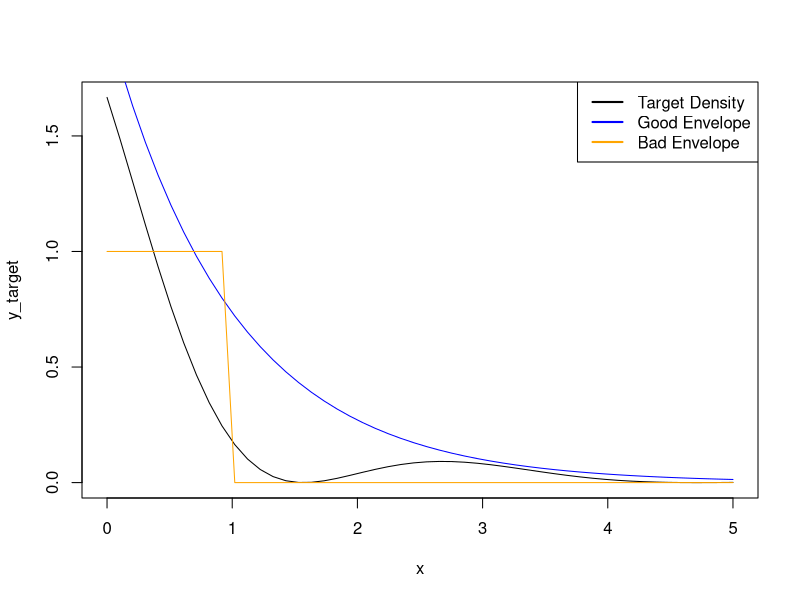
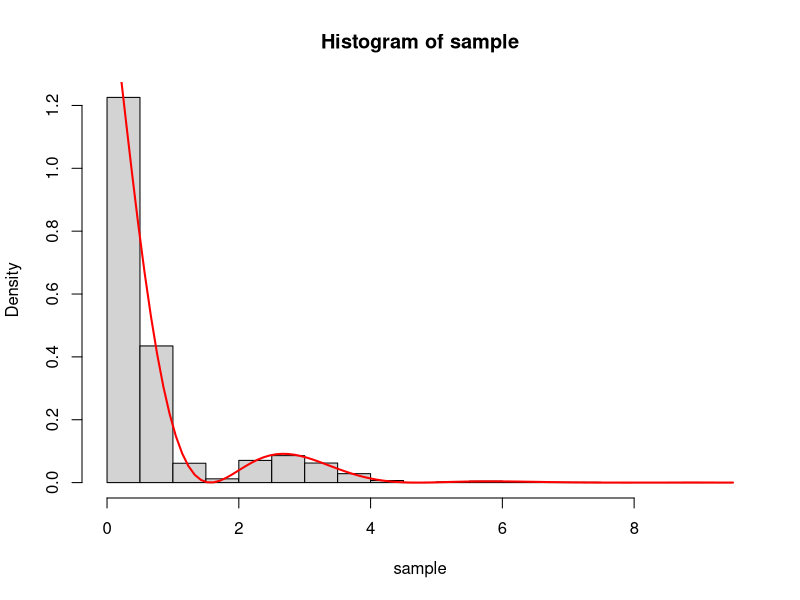

These charts were generated, in order, by the following R code:

#  --- ASSIGNMENT 1 ---

# FUNction, Gradient and Hessian.

FUN <- function(x, y) -x^2 - x^2*y^2 - 2*x*y + 2*x + 2

G <- function(X) {
  x <- X[1]
  y <- X[2]
  
  matrix(
    c(-2*x - 2*x*y^2 - 2*y + 2, -2*x^2*y - 2*x),
    nrow = 2,
    ncol = 1
  )
}

H <- function(X) {
  x <- X[1]
  y <- X[2]
  
  matrix(
    c(-2 - 2*y^2, -4*x*y - 2, -4*x*y - 2, -2*x^2),
    nrow = 2,
    ncol = 2
  )
}


# >>> Question 1.1

#' Newton optimizer.
#'
#' @param x0 vector. Initial guess
#' @param FUN function. Function to be optimized
#' @param G function. Gradient
#' @param H function. Hessian
#' @param tol float. Stopping tolerance
#'
#' @returns vector. Optimizer.
mynewton <- function(x0, FUN, G, H, tol = 0.0001) {
  
  # IDEA: at each iteration, approximate the real optimum using the 
  # second order Taylor approximation.
  
  delta <- 1e-8
  
  # Step for Newton Method.
  step <- function(x) x - solve(H(x)) %*% G(x)
  
  # Perform initial step to initialize variables.
  x <- x0
  xnew <- step(x)
  conv <- norm((xnew - x) / (x + delta))
  
  while (conv > tol) {
    x <- xnew
    xnew <- step(x)
    conv <- norm((xnew - x) / (x + delta))
    
  }
  return (xnew)
}

# Contour plot for sanity check.
x <- y <- seq(-3, 3, length.out = 100)
z <- outer(x, y, FUN)


# >>> Question 1.2
x0_1 <- c(2, 0)
x0_2 <- c(-1, -2)
x0_3 <- c(0, 1)
# Using `x0_1` returns (1, -1) while `x0_2` and `x0_3` return (0, 1) which
# suggest both (x, y) correspond to points where the gradient vanishes due
# to either saddle points or maxima.


# >>> Question 1.3
# To extend the algorithm for finding a local maximum, check the Hessian matrix 
# H(x) at each iteration and change the Newton direction accordingly.



# --- ASSIGNMENT 2 ---

# We are interested to generate draws of a random variable X with this density 
# using rejection sampling.

# >>> Question 2.1
# Good Envelope: Exponential distribution with lambda = 1. 
# This distribution is also only defined for values where the target density
# exists and will effectively majorize the target density for all values of x
# while not wasting too much space that can result in poor accepting rate.

# Bad Envelope: A normal distribution.
# Normal distributions are define for the entire real line, thus causing
# unnecessary sample values since the target is only defined for positive.

# Another Bad Envelope: Uniform distribution.
# Uniform distribution is only suitable when the target support is finite.


# >>> Question 2.2

# Define densities.
# The proposed variable Y is chosen so that we
# can easily generate realizations of it and so that its density g_Y can be scaled
# to majorize p_X using some constant c; i.e., c * g_Y > p_X

dtarget <- function(x) ifelse(x >= 0, (5 / 6) * exp(-x) * (1 + cos(2*x)), 0)
denv_good <- function(x) 2 * dexp(x)
denv_bad <- function(x) dunif(x)

# Define random number generator for proposed envelope distribution.
renv <- function() rexp(1)

# Evaluate densities in [0, 5]
x <- seq(0, 5, length.out = 50)
y_target <- dtarget(x)
y_good <- denv_good(x)
y_bad <- denv_bad(x)

# Plot densities
plot(x, y_target, type="l", col = "black", lwd = 1)
lines(x, y_good, col = "blue")
lines(x, y_bad, col = "orange")

legend("topright", legend = c("Target Density", "Good Envelope", "Bad Envelope"), 
       col = c("black", "blue", "orange"), lwd = 2)



# >>> Question 2.3

#' Factory for rejection sampler
#'
#' @param renv. Function. Random number generator for proposed/envelope distribution
#' @param denv. Function. Density for proposed/envelope distribution
#' @param dtarget. Function. Density for target distribution
#'
#' @returns Function. A random number generator
make_rejection_sampler <- function(renv, denv, dtarget) {
  
  rejection_sampler <- function(n) {
    
    sample <- numeric(n)
    count <- 0
    it <- 0
    
    while (count < n) {
      
      # Generate y from the distribution with density function gY.
      y <- renv()
      
      # Generate u from a uniform (0,1) distribution.
      u <- runif(1)
      
      # Sampling ratio
      ratio <- dtarget(y) / denv(y)
      
      if (ratio >= u) {
        # Accepted sample.
        sample[count] <- y
        count <- count + 1
      }
      
      it <- it + 1
      
    }
    
    print(n / it)
    return(sample)
  }
  return(rejection_sampler)
}

n <- 10000
rej_sampler <- make_rejection_sampler(renv, denv_good, dtarget)
sample <- rej_sampler(n)
hist(sample, breaks = 30, probability = TRUE)
curve(dtarget(x), add = TRUE, col = "red", lwd = 2)


# >>> Question 2.4

# Based on the sample generated in Part 2.3, determine estimates for P (X > 1) and E(X).
# Determine some measure of uncertainty for these estimates

p_x_greater_than_1 <- sum(sample > 1) / n
expected_value <- mean(sample)